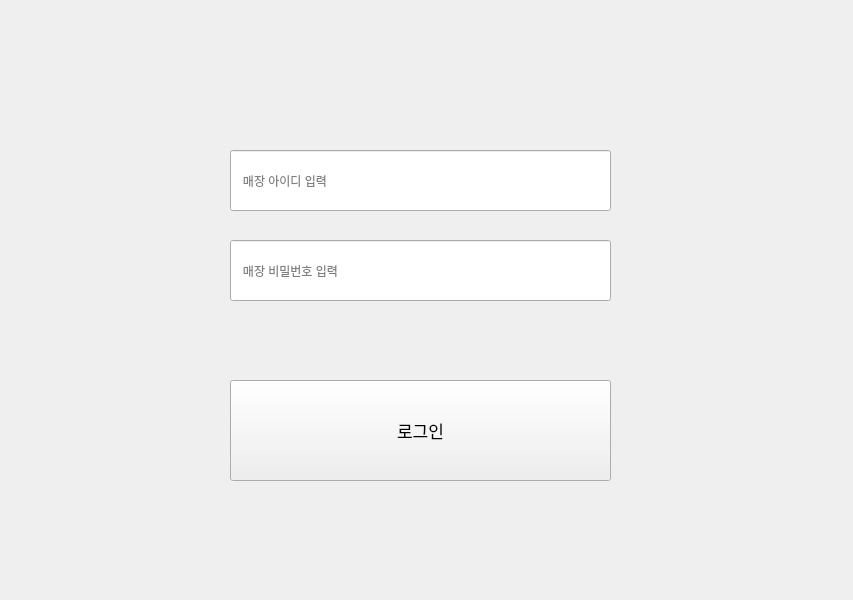
<?xml version="1.0" encoding="UTF-8"?>
<ui version="4.0">
 <class>Widget</class>
 <widget class="QWidget" name="Widget">
  <property name="geometry">
   <rect>
    <x>0</x>
    <y>0</y>
    <width>853</width>
    <height>600</height>
   </rect>
  </property>
  <property name="windowTitle">
   <string>Widget</string>
  </property>
  <widget class="QStackedWidget" name="stackedWidget">
   <property name="geometry">
    <rect>
     <x>10</x>
     <y>10</y>
     <width>821</width>
     <height>571</height>
    </rect>
   </property>
   <property name="currentIndex">
    <number>0</number>
   </property>
   <widget class="QWidget" name="page">
    <widget class="QPushButton" name="login">
     <property name="geometry">
      <rect>
       <x>220</x>
       <y>370</y>
       <width>381</width>
       <height>101</height>
      </rect>
     </property>
     <property name="font">
      <font>
       <pointsize>13</pointsize>
      </font>
     </property>
     <property name="text">
      <string>로그인</string>
     </property>
    </widget>
    <widget class="QLineEdit" name="storeID">
     <property name="geometry">
      <rect>
       <x>220</x>
       <y>140</y>
       <width>381</width>
       <height>61</height>
      </rect>
     </property>
     <property name="placeholderText">
      <string>   매장 아이디 입력</string>
     </property>
    </widget>
    <widget class="QLineEdit" name="storePW">
     <property name="geometry">
      <rect>
       <x>220</x>
       <y>230</y>
       <width>381</width>
       <height>61</height>
      </rect>
     </property>
     <property name="placeholderText">
      <string>   매장 비밀번호 입력</string>
     </property>
    </widget>
   </widget>
   <widget class="QWidget" name="page_2">
    <widget class="QPushButton" name="btn_Accept">
     <property name="geometry">
      <rect>
       <x>30</x>
       <y>470</y>
       <width>380</width>
       <height>81</height>
      </rect>
     </property>
     <property name="font">
      <font>
       <pointsize>13</pointsize>
      </font>
     </property>
     <property name="text">
      <string>수락</string>
     </property>
    </widget>
    <widget class="QPushButton" name="btn_Refuse">
     <property name="geometry">
      <rect>
       <x>420</x>
       <y>470</y>
       <width>380</width>
       <height>81</height>
      </rect>
     </property>
     <property name="font">
      <font>
       <pointsize>13</pointsize>
      </font>
     </property>
     <property name="text">
      <string>거절</string>
     </property>
    </widget>
    <widget class="QLabel" name="label">
     <property name="geometry">
      <rect>
       <x>30</x>
       <y>20</y>
       <width>771</width>
       <height>61</height>
      </rect>
     </property>
     <property name="font">
      <font>
       <pointsize>12</pointsize>
      </font>
     </property>
     <property name="text">
      <string>주문서</string>
     </property>
     <property name="alignment">
      <set>Qt::AlignCenter</set>
     </property>
    </widget>
    <widget class="QListWidget" name="listWidget">
     <property name="geometry">
      <rect>
       <x>30</x>
       <y>91</y>
       <width>771</width>
       <height>371</height>
      </rect>
     </property>
    </widget>
   </widget>
  </widget>
 </widget>
 <resources/>
 <connections/>
</ui>
